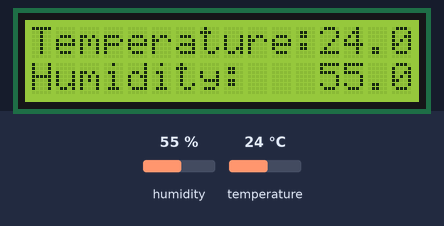
This sketch was run on a simulated Arduino Uno, built with avr-gcc and run on an emulated ATmega328P. Parts: 16×2 character LCD. Inputs (shaded band) come from the test bench; at power-on: humidity 55 %, temperature 24 °C.

Above: at 1.2 s.
1.3 s: humidity set to 22 %
At 6.4 s:
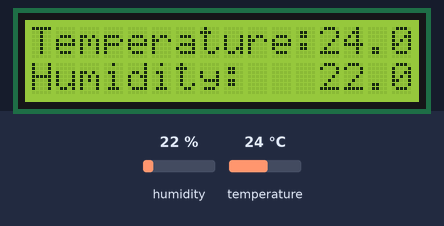
11.6 s: temperature set to 12 °C
At 16.3 s:
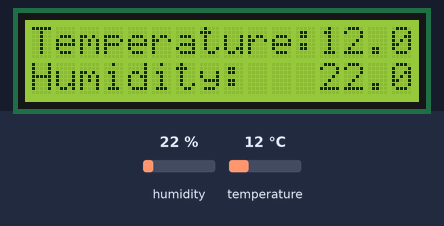
21.6 s: humidity set to 40 %
At 26.2 s:
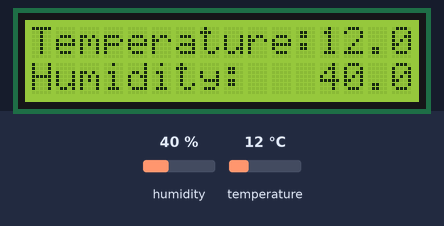
31.7 s: temperature set to 19 °C
At 36.1 s:
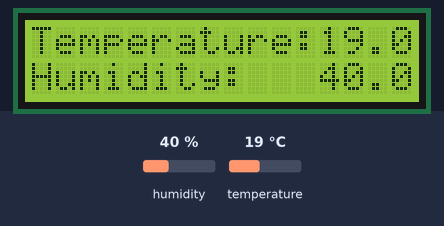
Timing chart, 0 to 37.6 s (numbered marks = the images above; inputs shaded):
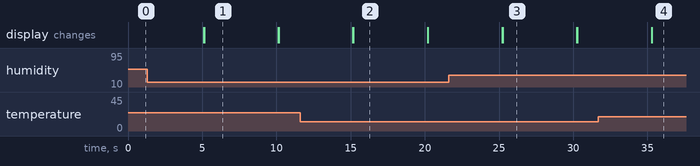

Measured:
- after the input at 1.3 s, the display: first differs from a run without the input after 3.8 s (image 1)
- after the input at 11.6 s, the display: first differs from a run without the input after 3.6 s (image 2)
- after the input at 21.6 s, the display: first differs from a run without the input after 3.6 s (image 3)
- after the input at 31.7 s, the display: first differs from a run without the input after 3.6 s (image 4)
- what the display in image 1 shows lasts 5.0 s, from 5.1 s to 10.1 s

The sketch:

with_display.ino
```cpp
#include <dht.h>
#include <LiquidCrystal.h>

dht DHT;
//Defines the pin I used for the sensor
#define DHT11_PIN 7

//List of digital pins used by the LCD in this setup.
LiquidCrystal lcd(0, 1, 8, 9, 10, 11);

void setup(){
  /* Sets dimensions of the LCD display
   * for the lcd display I used it was 16 x 2
   */
  lcd.begin(16, 2);
}

void loop(){
  //Initalises the DHT to allow us to collect its data
  int check = DHT.read11(DHT11_PIN);

  // Sets the cursor to column 0, line 0 (Top left)
  lcd.setCursor(0,0);
  lcd.print("Temperature:"); //Prints this text
  lcd.print(DHT.temperature); //Prints DHT data directly next to text

  //Sets cursor to column 0, line 1 (Bottom left)
  lcd.setCursor(0,1);
  lcd.print("Humidity:   ");
  lcd.print(DHT.humidity);

  delay(5000); //Sets a 5 second delay
  lcd.clear(); //Clears the screen, just so that there aren't any weird character erros from the next reading
}
```
